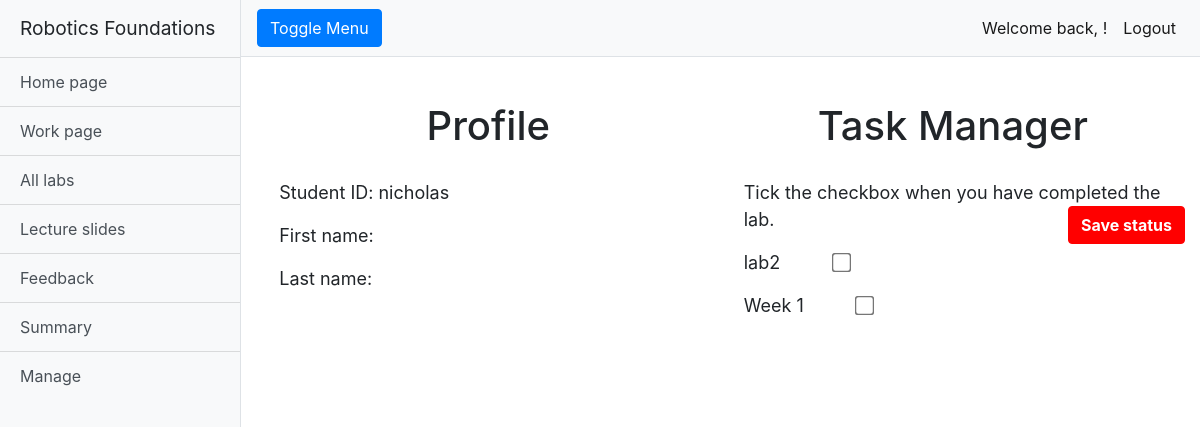
The page /rfwa/summary/nicholas/ (signed in) on the database as committed earlier.
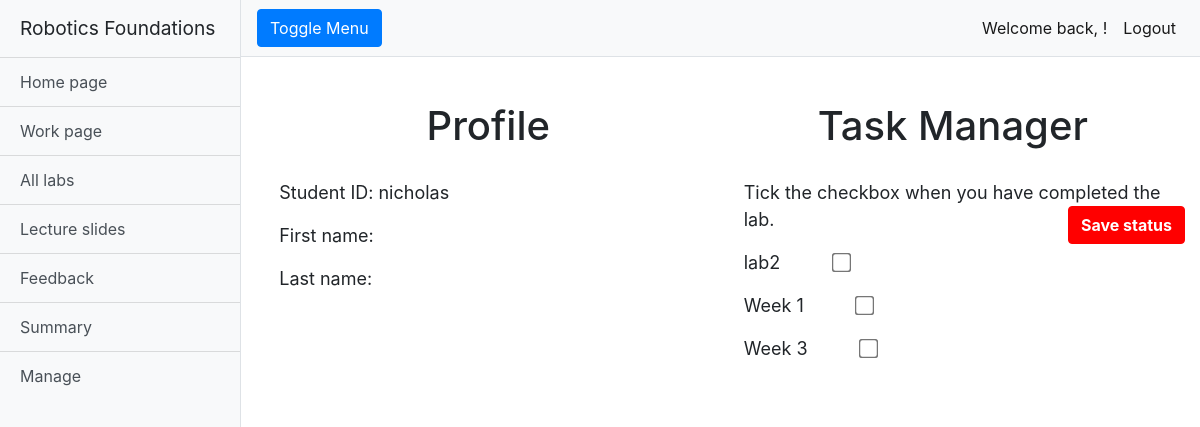
The same page on the database as committed later.
### rfwa/models.py (models this page shows, shortened)
class Lab(models.Model):
    name = models.CharField(max_length=128)
    description = models.TextField(max_length=2048)
    open_Date = models.DateTimeField(timezone.now())
    close_Date = models.DateTimeField(timezone.now())
    lab_Files = models.FileField(upload_to='labs/')
    slug = models.SlugField(primary_key=True, blank=True)

### rfwa/views.py (the view)
# urls.py: path('summary/<str:username>/', views.summary, name='summary'),
@login_required
def summary(request, username):
    user = User.objects.get(username=username)
    labs = Lab.objects.order_by('close_Date')
    context_dict = {'user': user, 'labs': labs}
    return render(request, 'rfwa/summary.html', context_dict)

### templates/rfwa/summary.html (shortened to what this page needs)
{% extends "rfwa/base.html" %}
{% load staticfiles %}
{% block extra_head %}
<link href="{% static 'css/summary.css' %}" rel="stylesheet">
<link href="{% static 'css/button.css' %}" rel="stylesheet">
{% endblock %}
{% block body_block %}
<div class="container-fluid">
  <div class="main-summary-container">
    <div class="summary-rightside">
      <h1 class="mt-4">Profile</h1>
      <p class="profile-text">Student ID: {{user.username}}</p>
      <p class="profile-text">First name: {{user.first_name}}</p>
      <p class="profile-text">Last name: {{user.last_name}}</p>
    </div>
    <div class="summary-leftside">
      <h1 class="mt-4">Task Manager</h1>
      <div class="description-row">
        <p class="profile-text"> Tick the checkbox when you have completed the lab.<button type="button"
            class="summary-button-rightside btn btn-primary-red font-weight-bold" onClick="save()">Save status</button></p>
      </div>
      {% for lab in labs %}
      <div>
        <label for="option1" class="profile-text summary-checkbox">{{lab.name}}</label>
        <input type="checkbox" id="{{lab.name}}" class="lab-name">
      </div>
      {% endfor %}
    </div>
  </div>
</div>
{% endblock %}

Rows that differ between the two databases and show on the page:
added Lab: name "Week 3"
